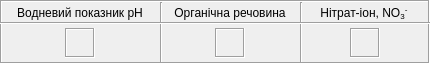
   <widget class="QFrame" name="frame_7">
    <property name="geometry">
     <rect>
      <x>10</x>
      <y>390</y>
      <width>430</width>
      <height>64</height>
     </rect>
    </property>
    <property name="frameShape">
     <enum>QFrame::Box</enum>
    </property>
    <property name="frameShadow">
     <enum>QFrame::Sunken</enum>
    </property>
    <widget class="QLabel" name="label_62">
     <property name="geometry">
      <rect>
       <x>0</x>
       <y>3</y>
       <width>160</width>
       <height>20</height>
      </rect>
     </property>
     <property name="text">
      <string>&lt;html&gt;&lt;head/&gt;&lt;body&gt;&lt;p&gt;Водневий показник рН&lt;/p&gt;&lt;/body&gt;&lt;/html&gt;</string>
     </property>
     <property name="alignment">
      <set>Qt::AlignCenter</set>
     </property>
    </widget>
    <widget class="QLabel" name="label_63">
     <property name="geometry">
      <rect>
       <x>160</x>
       <y>3</y>
       <width>140</width>
       <height>20</height>
      </rect>
     </property>
     <property name="text">
      <string>&lt;html&gt;&lt;head/&gt;&lt;body&gt;&lt;p&gt;Органічна речовина&lt;/p&gt;&lt;/body&gt;&lt;/html&gt;</string>
     </property>
     <property name="alignment">
      <set>Qt::AlignCenter</set>
     </property>
    </widget>
    <widget class="Line" name="line_17">
     <property name="geometry">
      <rect>
       <x>160</x>
       <y>2</y>
       <width>3</width>
       <height>61</height>
      </rect>
     </property>
     <property name="orientation">
      <enum>Qt::Vertical</enum>
     </property>
    </widget>
    <widget class="QLabel" name="label_65">
     <property name="geometry">
      <rect>
       <x>215</x>
       <y>28</y>
       <width>30</width>
       <height>30</height>
      </rect>
     </property>
     <property name="frameShape">
      <enum>QFrame::Box</enum>
     </property>
     <property name="frameShadow">
      <enum>QFrame::Sunken</enum>
     </property>
     <property name="text">
      <string/>
     </property>
     <property name="alignment">
      <set>Qt::AlignCenter</set>
     </property>
    </widget>
    <widget class="QLabel" name="label_66">
     <property name="geometry">
      <rect>
       <x>65</x>
       <y>28</y>
       <width>30</width>
       <height>30</height>
      </rect>
     </property>
     <property name="frameShape">
      <enum>QFrame::Box</enum>
     </property>
     <property name="frameShadow">
      <enum>QFrame::Sunken</enum>
     </property>
     <property name="text">
      <string/>
     </property>
     <property name="alignment">
      <set>Qt::AlignCenter</set>
     </property>
    </widget>
    <widget class="QLabel" name="label_67">
     <property name="geometry">
      <rect>
       <x>300</x>
       <y>3</y>
       <width>130</width>
       <height>20</height>
      </rect>
     </property>
     <property name="text">
      <string>&lt;html&gt;&lt;head/&gt;&lt;body&gt;&lt;p&gt;Нітрат-іон, NO&lt;span style=&quot; vertical-align:sub;&quot;&gt;3&lt;/span&gt;&lt;span style=&quot; vertical-align:super;&quot;&gt;- &lt;/span&gt;&lt;/p&gt;&lt;/body&gt;&lt;/html&gt;</string>
     </property>
     <property name="alignment">
      <set>Qt::AlignCenter</set>
     </property>
    </widget>
    <widget class="Line" name="line_21">
     <property name="geometry">
      <rect>
       <x>300</x>
       <y>2</y>
       <width>3</width>
       <height>61</height>
      </rect>
     </property>
     <property name="orientation">
      <enum>Qt::Vertical</enum>
     </property>
    </widget>
    <widget class="QLabel" name="label_68">
     <property name="geometry">
      <rect>
       <x>350</x>
       <y>28</y>
       <width>30</width>
       <height>30</height>
      </rect>
     </property>
     <property name="frameShape">
      <enum>QFrame::Box</enum>
     </property>
     <property name="frameShadow">
      <enum>QFrame::Sunken</enum>
     </property>
     <property name="text">
      <string/>
     </property>
     <property name="alignment">
      <set>Qt::AlignCenter</set>
     </property>
    </widget>
    <widget class="Line" name="line_18">
     <property name="geometry">
      <rect>
       <x>0</x>
       <y>22</y>
       <width>430</width>
       <height>3</height>
      </rect>
     </property>
     <property name="orientation">
      <enum>Qt::Horizontal</enum>
     </property>
    </widget>
   </widget>
